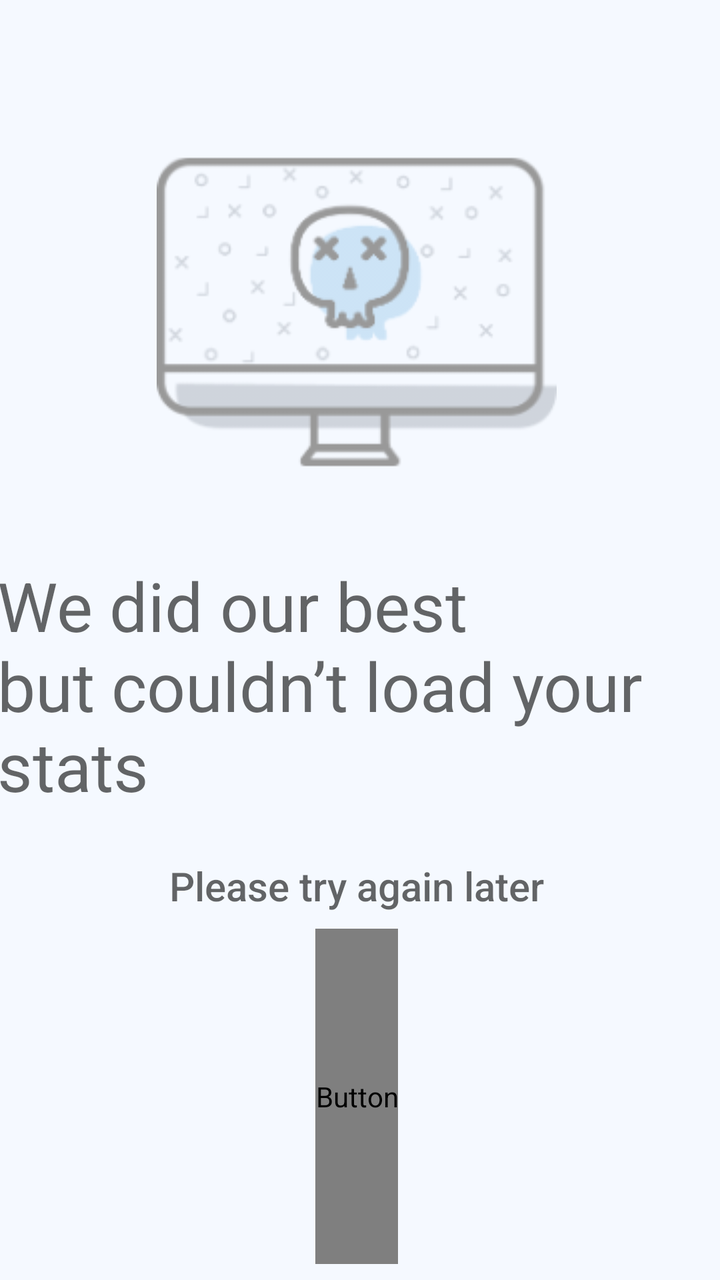
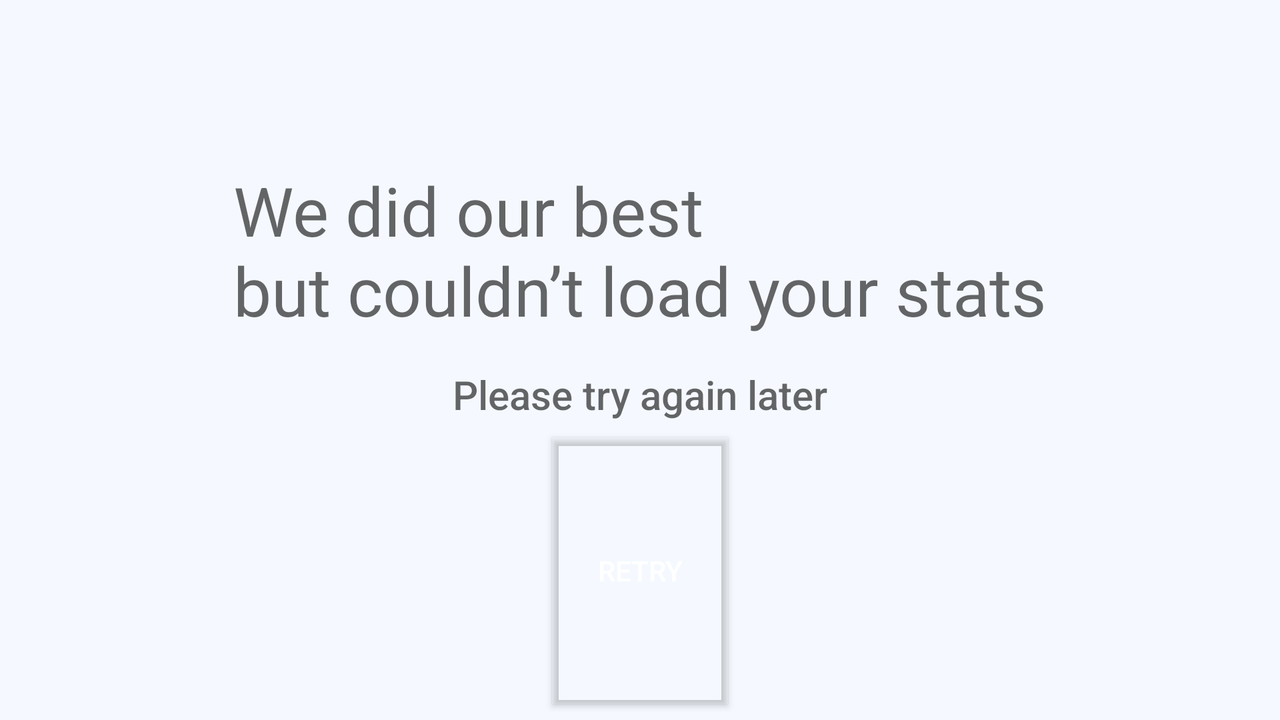

Compare how this app lays out the same screen by default and in its alternative resource folder. The renders come first, then the two layout files and the values they reference.
<!-- AndroidManifest.xml: application theme AppTheme -->
<!-- res/layout/layout_stats_state_error.xml -->
<android.support.constraint.ConstraintLayout xmlns:android="http://schemas.android.com/apk/res/android"
                                             xmlns:app="http://schemas.android.com/apk/res-auto"
                                             xmlns:tools="http://schemas.android.com/tools"
                                             android:layout_width="match_parent"
                                             android:layout_height="match_parent"
                                             tools:context="com.kondenko.pocketwaka.screens.fragments.states.FragmentErrorState"
    >

    <TextView
        android:id="@+id/textView2"
        android:layout_width="wrap_content"
        android:layout_height="wrap_content"
        android:layout_marginTop="24dp"
        android:text="@string/error_state_title"
        android:textAppearance="@style/TextAppearance.App.State.Any.Title"
        app:layout_constraintHorizontal_bias="0.5"
        app:layout_constraintLeft_toLeftOf="@+id/imageView2"
        app:layout_constraintRight_toRightOf="@+id/imageView2"
        app:layout_constraintTop_toBottomOf="@+id/imageView2"
        />

    <TextView
        android:id="@+id/textView"
        android:layout_width="wrap_content"
        android:layout_height="wrap_content"
        android:layout_marginTop="24dp"
        android:text="@string/error_state_subtitle"
        android:textAppearance="@style/TextAppearance.App.State.Any.Subtitle"
        app:layout_constraintLeft_toLeftOf="@+id/textView2"
        app:layout_constraintRight_toRightOf="@+id/textView2"
        app:layout_constraintTop_toBottomOf="@+id/textView2"
        />

    <Button
        android:id="@+id/button_error_state_update"
        android:layout_width="wrap_content"
        android:layout_height="@dimen/height_error_screen_button"
        android:layout_marginBottom="8dp"
        android:layout_marginTop="8dp"
        android:background="?attr/colorAccent"
        android:text="@string/error_state_action"
        android:textColor="@color/colorTextWhitePrimary"
        app:layout_constraintBottom_toBottomOf="parent"
        app:layout_constraintLeft_toLeftOf="@+id/textView"
        app:layout_constraintRight_toRightOf="@+id/textView"
        app:layout_constraintTop_toBottomOf="@+id/textView"
        />

    <ImageView
        android:id="@+id/imageView2"
        android:layout_width="wrap_content"
        android:layout_height="wrap_content"
        android:layout_marginTop="56dp"
        app:layout_constraintHorizontal_bias="0.49"
        app:layout_constraintLeft_toLeftOf="parent"
        app:layout_constraintRight_toRightOf="parent"
        app:layout_constraintTop_toTopOf="parent"
        app:srcCompat="@drawable/state_error_illustration"
        />

</android.support.constraint.ConstraintLayout>
<!-- resources referenced by this layout -->
<resources>
  <!-- drawable state_error_illustration: png bitmap (drawable-mdpi, 16708 bytes) -->
  <string name="error_state_action">Retry</string>
  <string name="error_state_subtitle">Please try again later</string>
  <string name="error_state_title">We did our best\nbut couldn’t load your stats</string>
  <style name="TextAppearance.App.State.Any.Subtitle" parent="TextAppearance.AppCompat.Title">
          <item name="android:textColor">?android:attr/textColorSecondary</item>
          <item name="android:textStyle">normal</item>
      </style>
  <style name="TextAppearance.App.State.Any.Title" parent="TextAppearance.AppCompat.Display1">
          <item name="android:textColor">?android:attr/textColorSecondary</item>
      </style>
  <!-- from res/values-v23/ -->
  <style name="AppTheme" parent="@style/Theme.MaterialComponents.Light">
          <item name="colorPrimary">@android:color/transparent</item>
          <item name="colorPrimaryDark">@android:color/transparent</item>
          <item name="colorAccent">@color/color_accent</item>
          <item name="android:statusBarColor">@android:color/transparent</item>
          <item name="android:windowBackground">@color/color_background_gray</item>
          <item name="android:windowLightStatusBar">true</item>
      </style>
  <color name="color_accent">#2595ff</color>
  <color name="color_background_gray">#F5F9FF</color>
</resources>
<!-- res/layout-land/layout_stats_state_error.xml (the author's variant of the layout above) -->
<!-- drawn on the phone turned sideways -->
<android.support.constraint.ConstraintLayout xmlns:android="http://schemas.android.com/apk/res/android"
                                             xmlns:app="http://schemas.android.com/apk/res-auto"
                                             xmlns:tools="http://schemas.android.com/tools"
                                             android:layout_width="match_parent"
                                             android:layout_height="match_parent"
                                             tools:context=".screens.states.FragmentErrorState"
    >

    <TextView
        android:id="@+id/textivew_errorstate_title"
        android:layout_width="wrap_content"
        android:layout_height="wrap_content"
        android:text="@string/error_state_title"
        android:textAppearance="@style/TextAppearance.App.State.Any.Title"
        app:layout_constraintTop_toTopOf="parent"
        app:layout_constraintRight_toRightOf="parent"
        app:layout_constraintLeft_toLeftOf="parent"
        app:layout_constraintHorizontal_bias="0.501"
        app:layout_constraintBottom_toBottomOf="parent"
        app:layout_constraintVertical_bias="0.3"
        />

    <TextView
        android:id="@+id/textivew_errorstate_message"
        android:layout_width="wrap_content"
        android:layout_height="wrap_content"
        android:layout_marginTop="16dp"
        android:text="@string/error_state_subtitle"
        android:textAppearance="@style/TextAppearance.App.State.Any.Subtitle"
        app:layout_constraintLeft_toLeftOf="parent"
        app:layout_constraintRight_toRightOf="parent"
        app:layout_constraintTop_toBottomOf="@+id/textivew_errorstate_title"
        />

    <Button
        android:id="@+id/button_errorstate_retry"
        style="@style/Widget.AppCompat.Button.Colored"
        android:layout_width="wrap_content"
        android:layout_height="@dimen/height_all_button"
        android:layout_marginBottom="8dp"
        android:layout_marginTop="8dp"
        android:background="?attr/colorAccent"
        android:text="@string/error_state_action"
        android:textColor="@color/color_text_white_primary"
        app:layout_constraintBottom_toBottomOf="parent"
        app:layout_constraintLeft_toLeftOf="parent"
        app:layout_constraintRight_toRightOf="parent"
        app:layout_constraintTop_toBottomOf="@+id/textivew_errorstate_message"
        app:layout_constraintVertical_bias="0.481"
        />

</android.support.constraint.ConstraintLayout>
<!-- resources referenced by the variant -->
<!-- as the phone turned sideways resolves them -->
<resources>
  <color name="color_text_white_primary">#FFFFFF</color>
  <string name="error_state_action">Retry</string>
  <string name="error_state_subtitle">Please try again later</string>
  <string name="error_state_title">We did our best\nbut couldn’t load your stats</string>
  <style name="TextAppearance.App.State.Any.Subtitle" parent="TextAppearance.AppCompat.Title">
          <item name="android:textColor">?android:attr/textColorSecondary</item>
          <item name="android:textStyle">normal</item>
      </style>
  <style name="TextAppearance.App.State.Any.Title" parent="TextAppearance.AppCompat.Display1">
          <item name="android:textColor">?android:attr/textColorSecondary</item>
      </style>
  <!-- from res/values-v23/ -->
  <style name="AppTheme" parent="@style/Theme.MaterialComponents.Light">
          <item name="colorPrimary">@android:color/transparent</item>
          <item name="colorPrimaryDark">@android:color/transparent</item>
          <item name="colorAccent">@color/color_accent</item>
          <item name="android:statusBarColor">@android:color/transparent</item>
          <item name="android:windowBackground">@color/color_background_gray</item>
          <item name="android:windowLightStatusBar">true</item>
      </style>
  <color name="color_accent">#2595ff</color>
  <color name="color_background_gray">#F5F9FF</color>
</resources>
